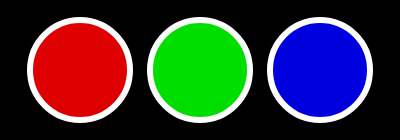
Frame 1 (no input)
Frame 60 (no input): identical to frame 1, image omitted
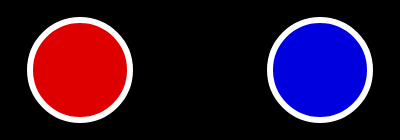
Frame 120 (the mouse pressed at the canvas centre since frame 60)

The p5.js sketch that drew these frames (run headless with seeded random() and noise() and a simulated clock; from frame 60 on, the mouse is pressed at the canvas centre):

// p5.js sketch
// ── sketch.js
var showLeft, showCenter, showRight;

function setup() {
  createCanvas(400, 140);

  showLeft = true;
  showCenter = true;
  showRight = true;
}

function draw() {
  background(0);
  strokeWeight(6);
  stroke(255);


  if (showLeft) {
    //Draw Red  
    fill(222, 0, 0);
    ellipse(80, 70, 100);
  }


  if (showCenter) {
    //Draw Green
    fill(0, 222, 0);
    ellipse(200, 70, 100);
  }


  if (showRight) {
    //Draw Blue
    fill(0, 0, 222);
    ellipse(320, 70, 100);
  }
}

function mousePressed() {

  var distRed = dist(80, 70, mouseX, mouseY);

  if (distRed < 50) {
   
    showLeft = false;
  showCenter = true;
  showRight = true;
    
    
  }
  
  

  var dGreen = dist(200, 70, mouseX, mouseY);

  if (dGreen < 50) {
   showCenter = false;
  showLeft = true;
  showRight = true;
  }


  var dBlue = dist(320, 70, mouseX, mouseY);

  if (dBlue < 50) {
   showRight = false;
  showLeft = true;
  showCenter = true;
  }

}
